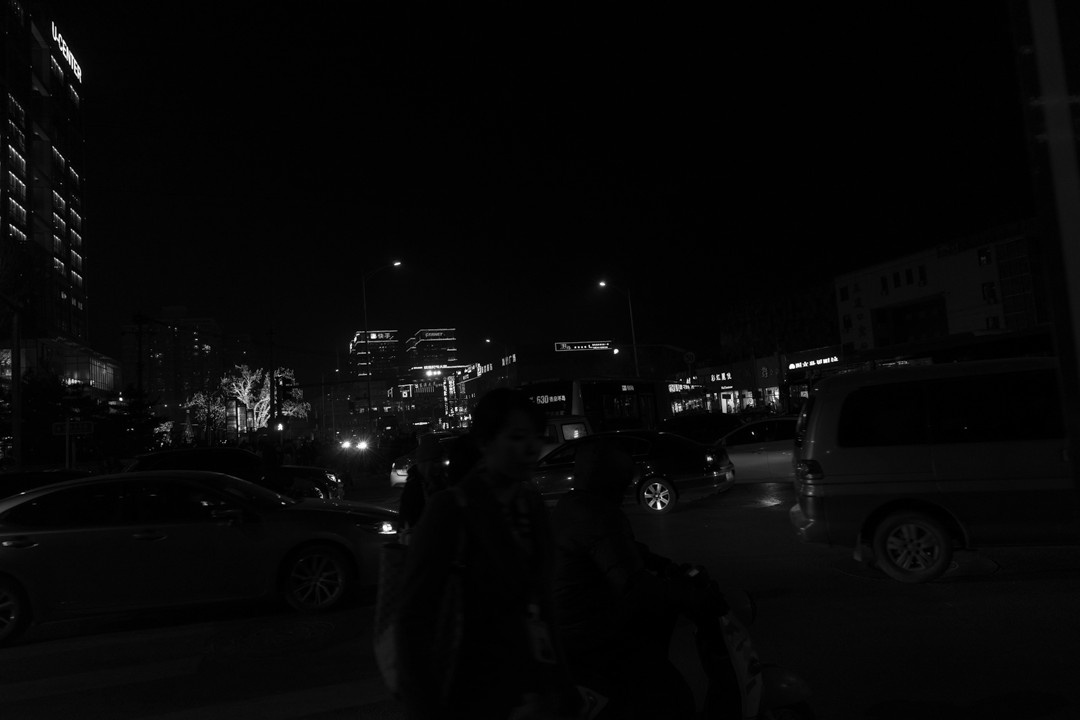
#> input picture CVL_Assignment01/dark_image.jpg, 1080 x 720 px
$ jupyter execute CVL_Assignment01.ipynb
#> lines starting #> are read from the running program, lines starting #| are printed output that depends on the picture
#> further down, img is the input picture: shape (720, 1080); min 0, max 255, mean 7.1
[cell 1]
import cv2
import numpy as np
from google.colab.patches import cv2_imshow
import matplotlib.pyplot as plt

[cell 2]
def histogram_equalization(img):
  height, width = img.shape
#> height = 720; width = 1080
  total_pixels = height * width
#> total_pixels = 777600

  plt.figure(figsize=(15, 4))

  histogram = [0] * 256
  for i in range(height):
      for j in range(width):
          pixel_value = img[i, j]
          histogram[pixel_value] += 1
#> after the loop, histogram = 256 values, max 178968 at index 1, min 6 at index 244, mean 3037.5
  plt.subplot(1, 3, 1)
  plt.bar(range(256), histogram, color='gray')
  plt.title('Original Histogram')
  plt.xlabel('Pixel Intensity')
  plt.ylabel('Frequency')

  cdf = [0] * 256
  cdf[0] = histogram[0]
  for i in range(1, 256):
      cdf[i] = cdf[i - 1] + histogram[i]
#> after the loop, cdf = 256 values from 18039 to 777600

  plt.subplot(1, 3, 2)
  plt.plot(cdf, color='red')
  plt.title('CDF of Original Image')
  plt.xlabel('Pixel Intensity')
  plt.ylabel('Cumulative Frequency')

  cdf_min = next((val for val in cdf if val > 0), 0)
#> cdf_min = 18039

  equalized_map = [0] * 256
  for i in range(256):
      equalized_map[i] = round(((cdf[i] - cdf_min) / (total_pixels - cdf_min)) * 255)
#> after the loop, equalized_map = 256 values from 0 to 255
  equalized_img = np.zeros_like(img, dtype=np.uint8)
  for i in range(height):
      for j in range(width):
          old_value = img[i, j]
          equalized_img[i, j] = equalized_map[old_value]
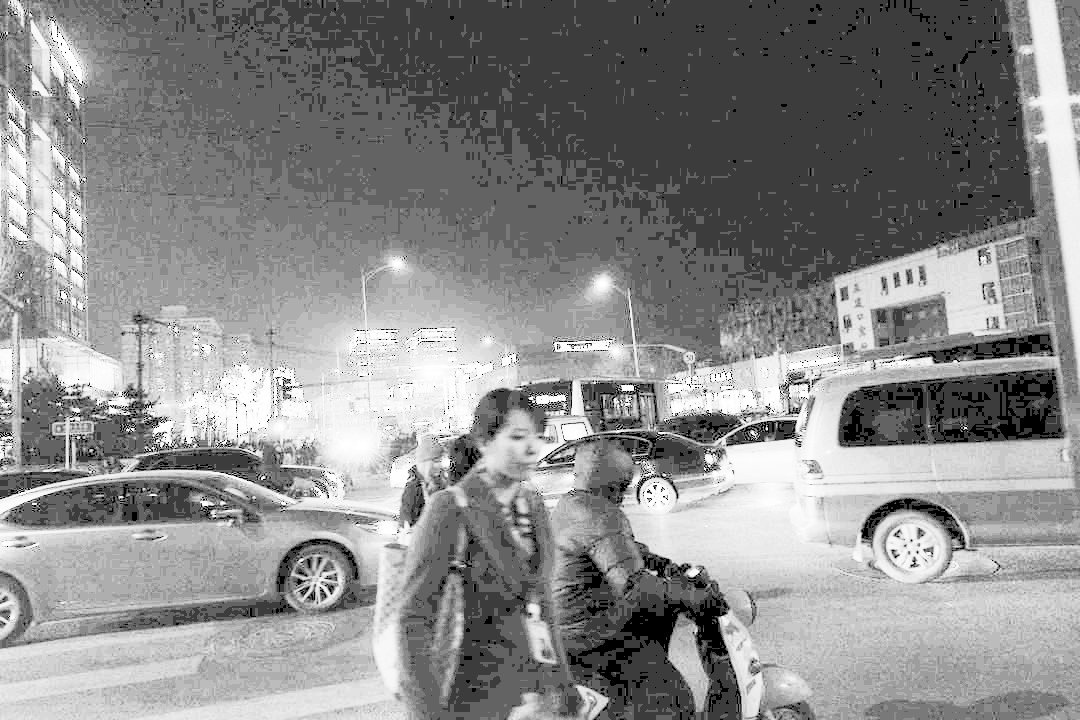
#> equalized_img: shape (720, 1080); min 0, max 255, mean 138.1

  plt.subplot(1, 3, 3)
  plt.hist(equalized_img.flatten(), bins=256, range=[0,256], color='blue')
  plt.title('Equalized Histogram')
  plt.xlabel('Pixel Intensity')
  plt.ylabel('Frequency')

  plt.tight_layout()
  plt.show()
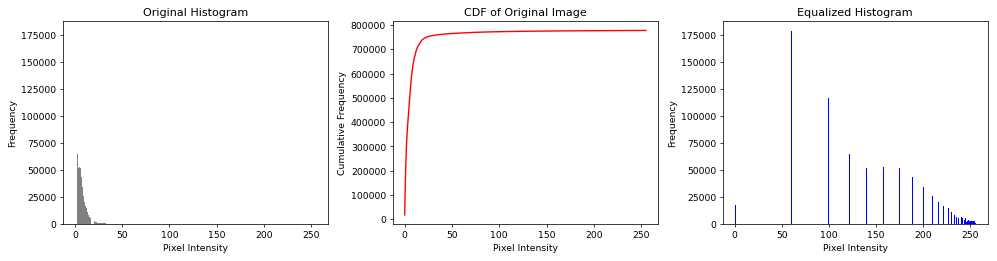
#> figure drawn by matplotlib, 3 panels; panel 1: tallest bar 178968 high, from x = 0.6 to 1.4; panel 2: curve peaks at x = 255, y = 777600; panel 3: tallest bar 178968 high, from x = 60 to 61
  return equalized_img

# Dark Image

[cell 3]
input_file = 'dark_image.jpg'
output_file = 'enhanced_dark_image.jpg'
img = cv2.imread(input_file, cv2.IMREAD_GRAYSCALE)

if img is None:
    print(f"Error: Could not load image from {input_file}")
    exit()

enhanced_img = histogram_equalization(img)

[cell 4]
cv2.imwrite(output_file, enhanced_img)
print(f"Enhanced image saved to {output_file}")

cv2_imshow(img)
cv2_imshow(enhanced_img)

# Bright Image

[cell 5]
input_file = 'bright_image.jpg'
output_file = 'enhanced_bright_image.jpg'

img = cv2.imread(input_file, cv2.IMREAD_GRAYSCALE)
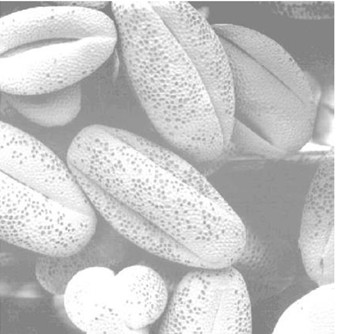
#> input picture CVL_Assignment01/bright_image.jpg, 337 x 334 px
#> img is the input picture: shape (334, 337); min 120, max 255, mean 196.6
if img is None:
    print(f"Error: Could not load image from {input_file}")
    exit()

enhanced_img = histogram_equalization(img)
#> after the loop in histogram_equalization (call 2), `for i in range(height):`: histogram = 256 values, max 5969 at index 255, min 0 at index 0, mean 439.7
#> after the loop in histogram_equalization (call 2), `for i in range(1, 256):`: cdf = 256 values from 0 to 112558
#> in histogram_equalization (call 2), `cdf_min = next((val for val in cdf if val > 0), 0)`: cdf_min = 1
#> after the loop in histogram_equalization (call 2), `for i in range(height):`:
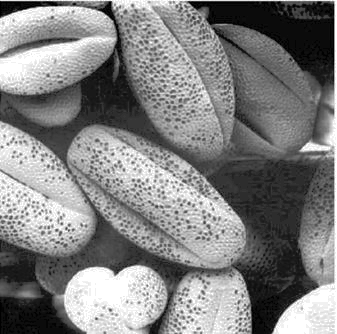
#> equalized_img: shape (334, 337); min 0, max 255, mean 129
#> in histogram_equalization (call 2), `plt.show()`:
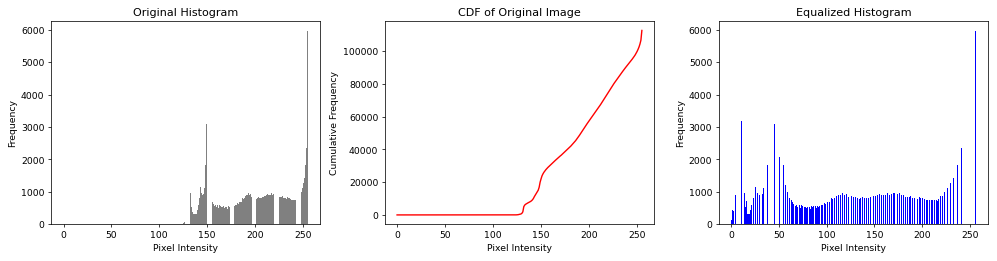
#> figure drawn by matplotlib, 3 panels; panel 1: tallest bar 5969 high, from x = 254.6 to 255.4; panel 2: curve peaks at x = 255, y = 112558; panel 3: tallest bar 5969 high, from x = 255 to 256
